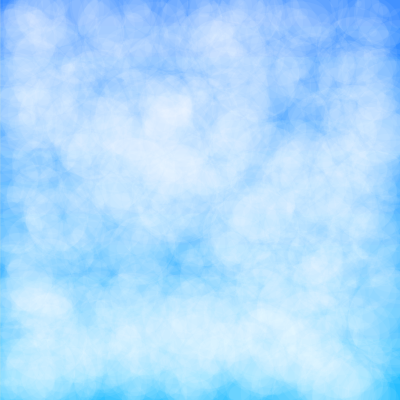
Frame 1 (no input)
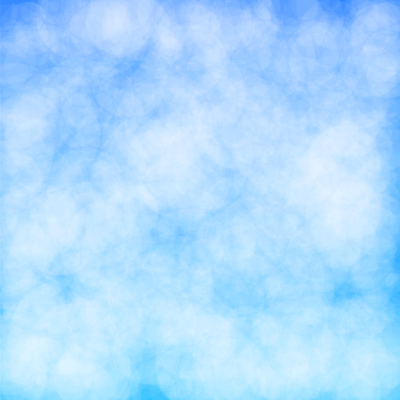
Frame 60 (the mouse pressed at the canvas centre just before this capture)
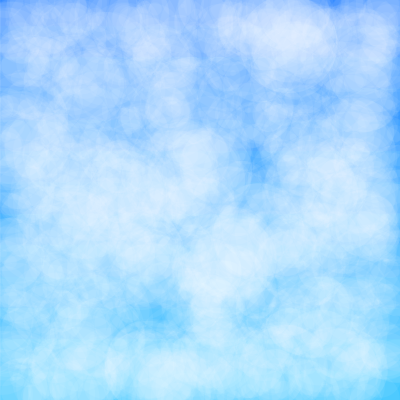
Frame 120 (the mouse held since frame 60 and released just before this capture)

The Processing sketch that drew these frames (run headless with seeded random() and noise(); from frame 60 on, the mouse is pressed at the canvas centre):

// Processing sketch: processing_10859
// ── processing_10859.pde

int N = 1300;
color palette[] = new color[255];
Particle particles[] = new Particle[N];

void setup(){
  size(400,400);
  colorMode(HSB, 255);
  fill(255);
  
  createPalette();
  createParticles();
}

void draw(){
  for(int i=0; i<height; i++){
      stroke(palette[int(map(i,0,height,0,255))]);
      line(0,i,width,i);
  }
  
  
  for(int j=0; j<N; j++){
      particles[j].draw();
      particles[j].move();
  }
}

void createParticles(){
    for(int i=0; i<N; i++){
        particles[i] = new Particle(random(width), random(height), int(random(100)));
    }
}

void createPalette(){
    for(int i=0; i<255; i++){
        palette[i] = color((255-i)/20+140,255,255);
    }
}

class Particle{
    float x;
    float y;
    int s;
    
     Particle(float _x, float _y,  int _s){
        x = _x;
        y = _y;
        s = _s;
    }
    
    void move(){
        x += random(6);
        y += random(5) - 2;
        
        if(x<0) x = width;
        if(x>width) x = 0;
        if(y<0) y = height;
        if(y>height) y = 0;
    }
    
   void draw(){
        fill(255,15);
        noStroke();
        ellipse(x,y,s,s);
    }
}
